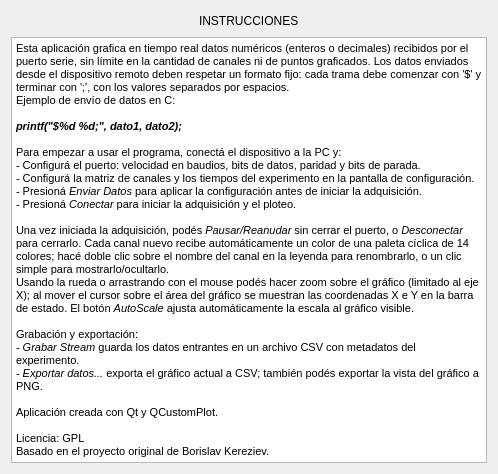
<?xml version="1.0" encoding="UTF-8"?>
<ui version="4.0">
 <class>HelpWindow</class>
 <widget class="QDialog" name="HelpWindow">
  <property name="geometry">
   <rect>
    <x>0</x>
    <y>0</y>
    <width>498</width>
    <height>474</height>
   </rect>
  </property>
  <property name="windowTitle">
   <string>Dialog</string>
  </property>
  <layout class="QGridLayout" name="gridLayout">
   <item row="0" column="0">
    <layout class="QHBoxLayout" name="horizontalLayout">
     <item>
      <spacer name="horizontalSpacer">
       <property name="orientation">
        <enum>Qt::Horizontal</enum>
       </property>
       <property name="sizeHint" stdset="0">
        <size>
         <width>40</width>
         <height>20</height>
        </size>
       </property>
      </spacer>
     </item>
     <item>
      <widget class="QLabel" name="label">
       <property name="text">
        <string>INSTRUCCIONES</string>
       </property>
      </widget>
     </item>
     <item>
      <spacer name="horizontalSpacer_2">
       <property name="orientation">
        <enum>Qt::Horizontal</enum>
       </property>
       <property name="sizeHint" stdset="0">
        <size>
         <width>40</width>
         <height>20</height>
        </size>
       </property>
      </spacer>
     </item>
    </layout>
   </item>
   <item row="1" column="0">
    <widget class="QTextEdit" name="textEdit">
     <property name="html">
      <string>&lt;!DOCTYPE HTML PUBLIC &quot;-//W3C//DTD HTML 4.0//EN&quot; &quot;http://www.w3.org/TR/REC-html40/strict.dtd&quot;&gt;
&lt;html&gt;&lt;head&gt;&lt;meta name=&quot;qrichtext&quot; content=&quot;1&quot; /&gt;&lt;style type=&quot;text/css&quot;&gt;
p, li { white-space: pre-wrap; }
&lt;/style&gt;&lt;/head&gt;&lt;body style=&quot; font-family:'MS Shell Dlg 2'; font-size:8.25pt; font-weight:400; font-style:normal;&quot;&gt;
&lt;p style=&quot; margin-top:0px; margin-bottom:0px; margin-left:0px; margin-right:0px; -qt-block-indent:0; text-indent:0px;&quot;&gt;&lt;span style=&quot; font-size:8pt;&quot;&gt;Esta aplicación grafica en tiempo real datos numéricos (enteros o decimales) recibidos por el puerto serie, sin límite en la cantidad de canales ni de puntos graficados. Los datos enviados desde el dispositivo remoto deben respetar un formato fijo: cada trama debe comenzar con '$' y terminar con ';', con los valores separados por espacios.&lt;/span&gt;&lt;/p&gt;
&lt;p style=&quot; margin-top:0px; margin-bottom:0px; margin-left:0px; margin-right:0px; -qt-block-indent:0; text-indent:0px;&quot;&gt;&lt;span style=&quot; font-size:8pt;&quot;&gt;Ejemplo de envío de datos en C:&lt;/span&gt;&lt;/p&gt;
&lt;p style=&quot;-qt-paragraph-type:empty; margin-top:0px; margin-bottom:0px; margin-left:0px; margin-right:0px; -qt-block-indent:0; text-indent:0px; font-size:8pt;&quot;&gt;&lt;br /&gt;&lt;/p&gt;
&lt;p style=&quot; margin-top:0px; margin-bottom:0px; margin-left:0px; margin-right:0px; -qt-block-indent:0; text-indent:0px;&quot;&gt;&lt;span style=&quot; font-size:8pt; font-weight:600; font-style:italic;&quot;&gt;printf(&amp;quot;$%d %d;&amp;quot;, dato1, dato2);&lt;/span&gt;&lt;/p&gt;
&lt;p style=&quot;-qt-paragraph-type:empty; margin-top:0px; margin-bottom:0px; margin-left:0px; margin-right:0px; -qt-block-indent:0; text-indent:0px; font-size:8pt;&quot;&gt;&lt;br /&gt;&lt;/p&gt;
&lt;p style=&quot; margin-top:0px; margin-bottom:0px; margin-left:0px; margin-right:0px; -qt-block-indent:0; text-indent:0px;&quot;&gt;&lt;span style=&quot; font-size:8pt;&quot;&gt;Para empezar a usar el programa, conectá el dispositivo a la PC y:&lt;/span&gt;&lt;/p&gt;
&lt;p style=&quot; margin-top:0px; margin-bottom:0px; margin-left:0px; margin-right:0px; -qt-block-indent:0; text-indent:0px;&quot;&gt;&lt;span style=&quot; font-size:8pt;&quot;&gt;- Configurá el puerto: velocidad en baudios, bits de datos, paridad y bits de parada.&lt;/span&gt;&lt;/p&gt;
&lt;p style=&quot; margin-top:0px; margin-bottom:0px; margin-left:0px; margin-right:0px; -qt-block-indent:0; text-indent:0px;&quot;&gt;&lt;span style=&quot; font-size:8pt;&quot;&gt;- Configurá la matriz de canales y los tiempos del experimento en la pantalla de configuración.&lt;/span&gt;&lt;/p&gt;
&lt;p style=&quot; margin-top:0px; margin-bottom:0px; margin-left:0px; margin-right:0px; -qt-block-indent:0; text-indent:0px;&quot;&gt;&lt;span style=&quot; font-size:8pt;&quot;&gt;- Presioná &lt;/span&gt;&lt;span style=&quot; font-size:8pt; font-style:italic;&quot;&gt;Enviar Datos&lt;/span&gt;&lt;span style=&quot; font-size:8pt;&quot;&gt; para aplicar la configuración antes de iniciar la adquisición.&lt;/span&gt;&lt;/p&gt;
&lt;p style=&quot; margin-top:0px; margin-bottom:0px; margin-left:0px; margin-right:0px; -qt-block-indent:0; text-indent:0px;&quot;&gt;&lt;span style=&quot; font-size:8pt;&quot;&gt;- Presioná &lt;/span&gt;&lt;span style=&quot; font-size:8pt; font-style:italic;&quot;&gt;Conectar&lt;/span&gt;&lt;span style=&quot; font-size:8pt;&quot;&gt; para iniciar la adquisición y el ploteo.&lt;/span&gt;&lt;/p&gt;
&lt;p style=&quot;-qt-paragraph-type:empty; margin-top:0px; margin-bottom:0px; margin-left:0px; margin-right:0px; -qt-block-indent:0; text-indent:0px; font-size:8pt;&quot;&gt;&lt;br /&gt;&lt;/p&gt;
&lt;p style=&quot; margin-top:0px; margin-bottom:0px; margin-left:0px; margin-right:0px; -qt-block-indent:0; text-indent:0px;&quot;&gt;&lt;span style=&quot; font-size:8pt;&quot;&gt;Una vez iniciada la adquisición, podés &lt;/span&gt;&lt;span style=&quot; font-size:8pt; font-style:italic;&quot;&gt;Pausar/Reanudar&lt;/span&gt;&lt;span style=&quot; font-size:8pt;&quot;&gt; sin cerrar el puerto, o &lt;/span&gt;&lt;span style=&quot; font-size:8pt; font-style:italic;&quot;&gt;Desconectar&lt;/span&gt;&lt;span style=&quot; font-size:8pt;&quot;&gt; para cerrarlo. Cada canal nuevo recibe automáticamente un color de una paleta cíclica de 14 colores; hacé doble clic sobre el nombre del canal en la leyenda para renombrarlo, o un clic simple para mostrarlo/ocultarlo.&lt;/span&gt;&lt;/p&gt;
&lt;p style=&quot; margin-top:0px; margin-bottom:0px; margin-left:0px; margin-right:0px; -qt-block-indent:0; text-indent:0px;&quot;&gt;&lt;span style=&quot; font-size:8pt;&quot;&gt;Usando la rueda o arrastrando con el mouse podés hacer zoom sobre el gráfico (limitado al eje X); al mover el cursor sobre el área del gráfico se muestran las coordenadas X e Y en la barra de estado. El botón &lt;/span&gt;&lt;span style=&quot; font-size:8pt; font-style:italic;&quot;&gt;AutoScale&lt;/span&gt;&lt;span style=&quot; font-size:8pt;&quot;&gt; ajusta automáticamente la escala al gráfico visible.&lt;/span&gt;&lt;/p&gt;
&lt;p style=&quot;-qt-paragraph-type:empty; margin-top:0px; margin-bottom:0px; margin-left:0px; margin-right:0px; -qt-block-indent:0; text-indent:0px; font-size:8pt;&quot;&gt;&lt;br /&gt;&lt;/p&gt;
&lt;p style=&quot; margin-top:0px; margin-bottom:0px; margin-left:0px; margin-right:0px; -qt-block-indent:0; text-indent:0px;&quot;&gt;&lt;span style=&quot; font-size:8pt;&quot;&gt;Grabación y exportación:&lt;/span&gt;&lt;/p&gt;
&lt;p style=&quot; margin-top:0px; margin-bottom:0px; margin-left:0px; margin-right:0px; -qt-block-indent:0; text-indent:0px;&quot;&gt;&lt;span style=&quot; font-size:8pt;&quot;&gt;- &lt;/span&gt;&lt;span style=&quot; font-size:8pt; font-style:italic;&quot;&gt;Grabar Stream&lt;/span&gt;&lt;span style=&quot; font-size:8pt;&quot;&gt; guarda los datos entrantes en un archivo CSV con metadatos del experimento.&lt;/span&gt;&lt;/p&gt;
&lt;p style=&quot; margin-top:0px; margin-bottom:0px; margin-left:0px; margin-right:0px; -qt-block-indent:0; text-indent:0px;&quot;&gt;&lt;span style=&quot; font-size:8pt;&quot;&gt;- &lt;/span&gt;&lt;span style=&quot; font-size:8pt; font-style:italic;&quot;&gt;Exportar datos...&lt;/span&gt;&lt;span style=&quot; font-size:8pt;&quot;&gt; exporta el gráfico actual a CSV; también podés exportar la vista del gráfico a PNG.&lt;/span&gt;&lt;/p&gt;
&lt;p style=&quot;-qt-paragraph-type:empty; margin-top:0px; margin-bottom:0px; margin-left:0px; margin-right:0px; -qt-block-indent:0; text-indent:0px; font-size:8pt;&quot;&gt;&lt;br /&gt;&lt;/p&gt;
&lt;p style=&quot; margin-top:0px; margin-bottom:0px; margin-left:0px; margin-right:0px; -qt-block-indent:0; text-indent:0px;&quot;&gt;&lt;span style=&quot; font-size:8pt;&quot;&gt;Aplicación creada con Qt y QCustomPlot.&lt;/span&gt;&lt;/p&gt;
&lt;p style=&quot;-qt-paragraph-type:empty; margin-top:0px; margin-bottom:0px; margin-left:0px; margin-right:0px; -qt-block-indent:0; text-indent:0px; font-size:8pt;&quot;&gt;&lt;br /&gt;&lt;/p&gt;
&lt;p style=&quot; margin-top:0px; margin-bottom:0px; margin-left:0px; margin-right:0px; -qt-block-indent:0; text-indent:0px;&quot;&gt;&lt;span style=&quot; font-size:8pt;&quot;&gt;Licencia: GPL&lt;/span&gt;&lt;/p&gt;
&lt;p style=&quot; margin-top:0px; margin-bottom:0px; margin-left:0px; margin-right:0px; -qt-block-indent:0; text-indent:0px;&quot;&gt;&lt;span style=&quot; font-size:8pt;&quot;&gt;Basado en el proyecto original de Borislav Kereziev.&lt;/span&gt;&lt;/p&gt;&lt;/body&gt;&lt;/html&gt;</string>
     </property>
    </widget>
   </item>
  </layout>
 </widget>
 <resources/>
 <connections/>
</ui>
